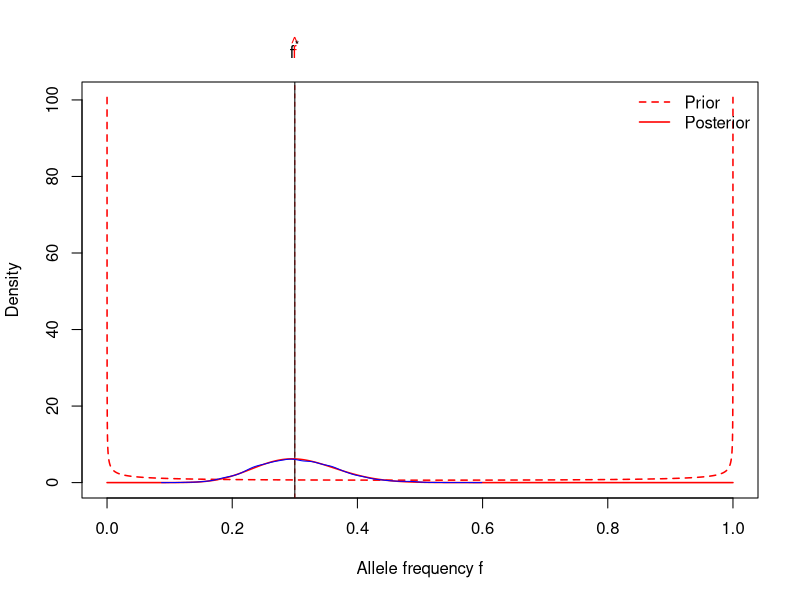

Write R code to recreate this figure.
#---------------------------------------------------
# Function to simulate data
#---------------------------------------------------
simData <- function(f, N){
  #simulate genotypes
  g <- rbinom(N, 2, f);
  
  #determin counts n_0, n_1, n_2
  n <- tabulate(g+1, nbin=3); 
  return(n);
}

#---------------------------------------------------
# Function to calculate log-likelihood and MLE
# Note: only proportional to full likelihood
#---------------------------------------------------
calcLL <- function(n, f){
  #Note: indexes in R are 1,2,3 for genotypes 0,1,2
  return((n[2] + 2*n[3]) * log(f) + (n[2] + 2*n[1]) * log(1-f));
}

calcMLE <- function(n){
  #return maximum likelihood estimate
  return((n[2]+2*n[3])/(2*sum(n)));
}

#---------------------------------------------------
# Function to calculate prior and posterior density
#---------------------------------------------------
priorDensity <- function(f, alpha, beta, log = FALSE){
  return(dbeta(f, alpha, beta, log = log));
};

posteriorDensity <- function(f, n, alpha, beta){
  #Note: indexes in R are 1,2,3 for genotypes 0,1,2
  return(dbeta(f, alpha+n[2]+2*n[3], beta+n[2]+2*n[1]));
};

calcPriorPosterior <- function(n, alpha, beta, length.out=100000){
  #Note: beta distribution not defined at f=0 and f=1 if alpha,beta < 1
  f <- seq(0, 1, length.out=length.out)[2:(length.out-1)];
  prior <- priorDensity(f, alpha, beta);
  
  #get posterior
  posterior <- posteriorDensity(f, n, alpha, beta);

  #return
  return(data.frame(f=f, prior=prior, posterior=posterior));
}

#---------------------------------------------------
# Functions to run MCMC
#---------------------------------------------------
runMCMC <- function(n, alpha, beta, f_initial, f_sd = 0.1, nIterations = 10000){
  cat(paste0("Running MCMC with ", nIterations, " iterations ..."));
  # prepare storage
  f <- numeric(nIterations);
  f[1] <- f_initial;
  
  #run MCMC chain
  for(i in 2:nIterations){
    # propose new f, mirror at 0 and 1
    new_f <- abs(rnorm(1, f[i-1], f_sd));
    if(new_f > 1){ new_f <- 2 - new_f; }
    
    # calculate hastings ratio
    h_log <- calcLL(n, new_f) - calcLL(n, f[i-1]) + priorDensity(new_f, alpha, beta, log = TRUE) - priorDensity(f[i-1], alpha, beta, log = TRUE);
    
    # accept or reject
    if(log(runif(1)) < h_log){
      f[i] <- new_f;
    } else {
      f[i] <- f[i-1];
    }
  }
  cat(" done!\n");
  cat(paste0("Acceptance rate was ", sum(f[1:(length(f)-1)] != f[2:length(f)]) / length(f)), ".\n");
  return(f);
}

#---------------------------------------------------
# Function to plot
#---------------------------------------------------
plotPriorPosterior <- function(densities, col='red', ylim=c(0, max(max(densities$prior), max(densities$posterior))), true_f=NA, MLE=NA, plotPrior=TRUE, plotPosterior=TRUE, plotMLE=TRUE, plotLegend=TRUE, add=FALSE, lwd=1.5){
  #open plot
  if(!add){
    plot(0, type='n', xlab="Allele frequency f", ylab="Density", xlim=c(0,1), ylim=ylim);
  }  
  
  #add MLE
  if(!is.na(MLE)){
    lines(rep(MLE, 2), par("usr")[3:4], lty=2, col=col);
    axis(side=3, at=MLE, labels=quote(hat("f")), col = NA, tick=FALSE, col.axis=col);
  }
  
  #plot true_f
  if(!is.na(true_f)){
    lines(rep(true_f, 2), par("usr")[3:4], lty=1, col='black');
    axis(side=3, at=true_f, labels=expression(f^'*'), col = NA, tick=FALSE);
  }
  
  #plot
  if(plotPrior){
    lines(densities$f, densities$prior, col=col, lty=2, lwd=lwd);
  }
  if(plotPosterior){
    lines(densities$f, densities$posterior, col=col, lty=1, lwd=lwd);
  }
  
  #add legend
  if(plotLegend){
    if(which(densities$posterior==max(densities$posterior))/length(densities$posterior) < 0.5){
      legend('topright', bty='n', lty=c(2,1), legend=c("Prior", "Posterior"), col=col, lwd=lwd);
    } else {
      legend('topleft', bty='n', lty=c(2,1), legend=c("Prior", "Posterior"), col=col, lwd=lwd);
    }
  }
};
  
#---------------------------------------------------
# Simulate and plot
#---------------------------------------------------
true_f <- 0.3;
n <- simData(true_f, N=25);

#set prior
alpha <- 1/2;
beta <- 1/2;

#calculate and plot
densities <- calcPriorPosterior(n, alpha, beta);
MLE <- calcMLE(n);
plotPriorPosterior(densities, true_f=true_f, MLE=MLE);

# run MCMC and add to plot
mcmc <- runMCMC(n, alpha, beta, true_f)
lines(density(mcmc), col='blue')
